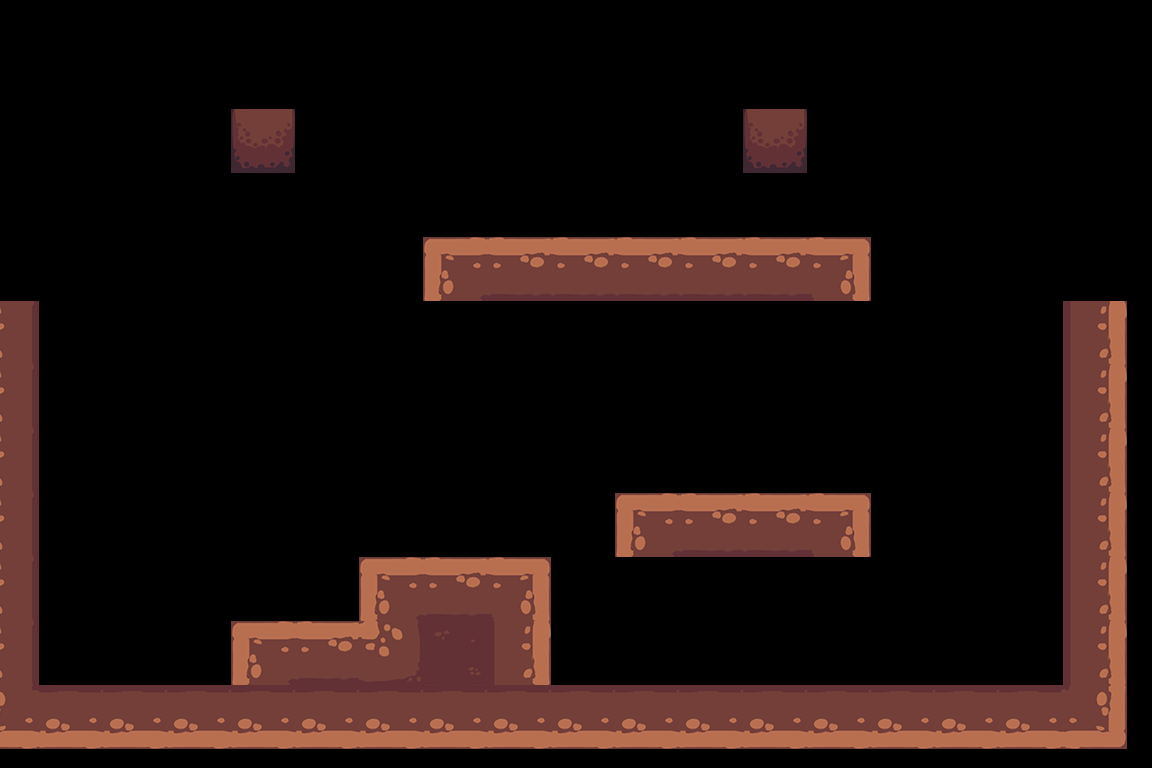

A level layout from a 2D game, rendered from its tile map. Below: a short description, then the map file with its tile-grid data intact:
An orthogonal 18x12 tile map with 64x64 px tiles, 1 tile layer (Tile Layer 1), 1 hidden layer not drawn.

<map version="1.4" tiledversion="1.4.2" orientation="orthogonal" renderorder="right-down" width="18" height="12" tilewidth="64" tileheight="64" infinite="0" nextlayerid="3" nextobjectid="1">
 <editorsettings>
  <export target="level1.json" format="json" />
 </editorsettings>
 <tileset firstgid="1" name="assetTiles" tilewidth="64" tileheight="64" tilecount="64" columns="8">
  <image source="assetTiles.png" width="512" height="512" />
 </tileset>
 <layer id="1" name="Tile Layer 1" width="18" height="12" offsetx="-25.8246" offsety="-19.0877">
  <data encoding="csv">
0,0,0,0,0,0,0,0,0,0,0,0,0,0,0,0,0,0,
0,0,0,0,0,0,0,0,0,0,0,0,0,0,0,0,0,0,
0,0,0,0,34,0,0,0,0,0,0,0,34,0,0,0,0,0,
0,0,0,0,0,0,0,0,0,0,0,0,0,0,0,0,0,0,
0,0,0,0,0,0,0,1,2,2,2,2,2,3,0,0,0,0,
9,0,0,0,0,0,0,0,0,0,0,0,0,0,0,0,0,11,
9,0,0,0,0,0,0,0,0,0,0,0,0,0,0,0,0,11,
9,0,0,0,0,0,0,0,0,0,0,0,0,0,0,0,0,11,
9,0,0,0,0,0,0,0,0,0,1,2,2,3,0,0,0,11,
9,0,0,0,0,0,1,2,3,0,0,0,0,0,0,0,0,11,
9,0,0,0,1,2,13,20,11,0,0,0,0,0,0,0,0,11,
17,18,18,18,18,18,18,18,18,18,18,18,18,18,18,18,18,19
</data>
 </layer>
 <layer id="2" name="Tile Layer 2" width="18" height="12" visible="0">
  <data encoding="csv">
0,0,0,0,0,0,0,0,0,0,0,0,0,0,0,0,0,0,
0,0,0,0,0,0,0,0,0,0,0,0,0,0,0,0,0,0,
0,0,0,0,0,0,0,0,0,0,0,0,0,0,0,0,0,0,
0,0,0,0,0,0,0,0,0,0,0,0,0,0,0,0,0,0,
0,0,0,0,0,0,0,0,0,0,0,45,0,0,0,0,0,0,
0,0,0,0,0,45,46,0,0,0,0,53,54,55,0,0,0,0,
0,0,0,45,46,53,54,55,0,0,45,0,0,0,0,0,0,0,
0,0,0,53,54,55,0,45,0,0,53,54,55,45,0,0,0,0,
0,0,0,0,0,0,0,53,54,55,0,0,0,53,54,55,0,0,
0,0,0,0,0,0,0,0,0,0,0,0,0,0,0,0,0,0,
0,0,0,0,0,0,0,0,0,0,0,0,0,0,0,0,0,0,
0,0,0,0,0,0,0,0,0,0,0,0,0,0,0,0,0,0
</data>
 </layer>
</map>